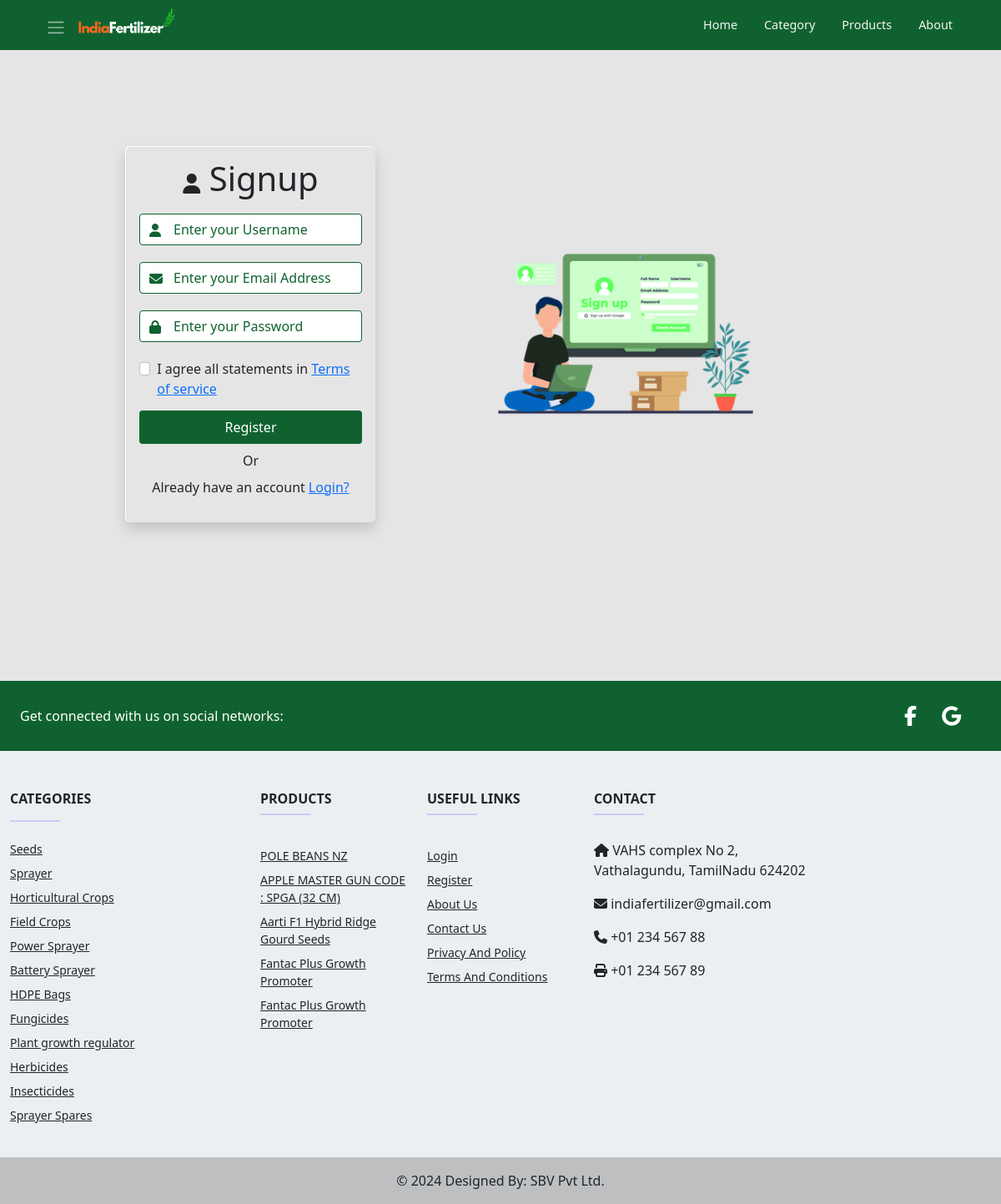
Screenshot of /auth/register with the database file from the repository.
### shop/models.py (models this page shows, shortened)
class Category(MPTTModel):
    name = models.CharField(max_length=255)
    image = models.ImageField(upload_to=getFilename)
    parent = TreeForeignKey('self', on_delete=models.CASCADE, null=True, blank=True, related_name='children')
    slug = models.SlugField()
    class MPTTMeta:
        order_insertion_by = ['name']

class Product(models.Model):
    UNIT_CHOICES = [
    ( 'KG', 'KiloGram' ),
    ( 'G', 'Gram' ),
    ( 'MG', 'MilliGram' ),
    ( 'ML', 'MilliLiter' ),
    ( 'L', 'Liter' ),
    ( 'KL', 'KiloLiter' ),
    ]
    name = models.CharField(max_length=255)
    description = models.TextField()
    image = models.ImageField(upload_to=getFilename)
    image1 =models.ImageField(upload_to=getFilename, null=True, blank=True)
    image2 = models.ImageField(upload_to=getFilename, null=True, blank=True)
    weight = models.IntegerField(default=0)
    unit_of_messure = models.CharField(max_length=20, choices=UNIT_CHOICES)
    category = models.ForeignKey(Category, on_delete=models.CASCADE)
    brand = models.ForeignKey(Brand, on_delete=models.CASCADE)
    is_show = models.BooleanField(default=True, help_text='0 = Not show, 1 = Default')
    is_trend = models.BooleanField(default=False, help_text='0 = Default, 1 = Trend')
    view_count = models.PositiveBigIntegerField(default=0, null=True, blank=True)
    stock_qty = models.IntegerField(default=0, blank=True)
    mrp_price = models.DecimalField(default=0.0, max_digits=10, decimal_places=2)
    selling_price =  models.DecimalField(default=0.0, max_digits=10, decimal_places=2, editable=False)
    discount_price = models.DecimalField(default=0.0, max_digits=10, decimal_places=2, editable=False)
    demo_url = models.URLField(null=True, blank=True)
    recommandation = models.TextField(null=True, blank=True)
    benifits_and_features = models.TextField(null=True, blank=True)
    discount_percentage = models.IntegerField(default=0)
    created_at = models.DateTimeField(auto_now_add=True)
    updated_at = models.DateTimeField(auto_now=True)
    slug = models.SlugField()

### authendicate/views.py (the view)
# urls.py: path('register', views.register,name='register'),
def register(request):
    context = views.get_context_data(request.user)
    if request.user.is_authenticated:
        return redirect('home')
    context['header'] = None
    form=RegisterForm()
    if request.method=="POST":
        form=RegisterForm(request.POST)
        if form.is_valid():
            form.save()
            messages.success(request, "Registration Successful")
            return redirect('login')
    context['form'] = form
    return render(request, "authendicate/register.html", context=context)

### authendicate/forms.py (shortened to what this page needs)
class RegisterForm(forms.ModelForm):
    username = forms.CharField(widget=forms.TextInput(attrs={
        'class': 'form-control',
        'placeholder': 'Enter your Username'
        }))
    email = forms.EmailField(widget=forms.EmailInput(attrs={
        'class': 'form-control',
        'placeholder': 'Enter your Email Address'
        }))
    password = forms.CharField(
        widget=forms.PasswordInput(attrs={
        'class': 'form-control',
        'placeholder': 'Enter your Password',
        }),
    )
    class Meta:
        model = User
        fields = [ 'username', 'email' ]

### shop/context_processors.py (called while the page is built)
def cart_count(request):
    if request.user.is_authenticated:
        cart_count = 0
    else:
        cart_count = 0
    return {'cart_count': cart_count}

def global_footer_context(request):
    category_list = Category.objects.all()
    return {'category_list': category_list}

def global_product_context(request):
    filtered_products = Product.objects.filter(is_show=1).order_by('?')[:5]
    cache.set('random_products', filtered_products, 300)
    return {'filtered_products': filtered_products}

### shop/views.py (called while the page is built)
def get_context_data(user=None):
    context = {
        'website_name' : 'indian fertilizer',
        'header' : True,
        'footer' : True,
        'cart_products' : None,
        'cart_count' : 0,
        'cart_product_slugs' : set()
    }
    if user.is_authenticated:
        cart_products = Cart.objects.filter(user=user)
        context['cart_products'] = cart_products
        context['cart_product_slugs'] = set(context['cart_products'].values_list('product__slug', flat=True))
        context['cart_count'] = cart_products.count()
    return context

### templates/authendicate/register.html (shortened to what this page needs)
{% extends 'layouts/main.html' %}
{% load static %}
{% block content %}
<main>
  <form name="signupForm" method="post"
        class="col-xl-3 col-lg-4 col-md-5 col-sm-6 col-12 signup-form shadow" novalidate>
        <h1> <i class="fa-solid fa-user fs-4"></i> Signup</h1>
        <div class="input-field">
          <i class="fas fa-user"></i>
          {{ form.username }}
        </div>
        <div class="input-field">
          <i class="fas fa-envelope"></i>
          {{ form.email }}
        </div>
        <div class="input-field">
          <i class="fas fa-lock"></i>
          {{ form.password }}
        </div>
        <div class="form-check d-flex justify-content-center">
          <input class="form-check-input me-2" type="checkbox" value="" id="termsCheckbox" />
          <label class="form-check-label" for="termsCheckbox">
              I agree all statements in <a href="#" data-bs-toggle="modal" data-bs-target="#staticBackdrop">Terms of
                service</a>
          </label>
        </div>
        <button type="submit" class="btn btn-success mt-1 w-100" id="reg-btn">Register</button>
        <p class="my-2">Or</p>
        <p>Already have an account<a href="{% url 'login' %}" class="ps-1">Login?</a></p>
    </form>
    <img src="{% static 'images/new-register.png' %}" alt="signup image..."
        class="login-img col-lg-7 col-md-6 d-none d-md-block">
</main>
{% endblock %}

### templates/inc/footer.html (shortened to what this page needs)
{% load static %}
<footer class=" text-lg-start text-dark mt-3" style="background-color: #eceff1">
  <section class="d-flex justify-content-between align-items-center p-4 footer-social ">
    <div class="me-5">
      <span class="text-white">Get connected with us on social networks:</span>
    </div>
    <div class="socio">
      <a href="#" class="text-white me-4 text-decoration-none">
        <i class="fab fa-facebook-f"></i>
      </a>
      <a href="#" class="text-white me-4 text-decoration-none">
        <i class="fab fa-google"></i>
      </a>
    </div>
  </section>
  <section class="section-links">
    <div class="container-fluid text-center text-md-start mt-5">
      <div class="row mt-3 text-center text-md-start">
        <div class="col-12 col-md-6 col-lg-3 mb-4">
          <h6 class="text-uppercase fw-bold text-align-center">Categories</h6>
          <hr class="mb-2 mt-0 d-inline-block mx-auto" style="width: 60px; background-color: #7c4dff; height: 2px" />
          <ul class="list-unstyled">
            {% for category in category_list %}
            <li class="my-2 align-items-center">
              <a href="{% url 'categories' category.slug %}" class="text-dark">{{category.name}}</a>
            </li>
            {% endfor %}
          </ul>
        </div>
        <div class="col-12 col-md-6 col-lg-2 mb-4">
          <h6 class="text-uppercase fw-bold">Products</h6>
          <hr class="mb-4 mt-0 d-inline-block mx-auto" style="width: 60px; background-color: #7c4dff; height: 2px" />
          <ul class="list-unstyled">
            {% for product in filtered_products %}
            <li class="my-2">
              <a href="{% url 'product_details' product.slug %}" class="text-dark">{{product.name}}</a>
            </li>
            {% endfor %}
          </ul>
        </div>
        <div class="col-12 col-md-6 col-lg-2 mb-4">
          <h6 class="text-uppercase fw-bold">Useful Links</h6>
          <hr class="mb-4 mt-0 d-inline-block mx-auto" style="width: 60px; background-color: #7c4dff; height: 2px" />
          <ul class="list-unstyled">
            {% if not user.is_authenticated %}
            <li class="my-2"><a href="{% url 'login' %}" class="text-dark">Login</a></li>
            <li class="my-2"><a href="{% url 'register' %}" class="text-dark">Register</a></li>
            {% endif %}
            <li class="my-2"><a href="{% url 'about' %}" class="text-dark">About Us</a></li>
            <li class="my-2"><a href="{% url 'help_us' %}" class="text-dark">Contact Us</a></li>
            <li class="my-2"><a href="{% url 'privacy_policy' %}" class="text-dark">Privacy And Policy</a></li>
            <li class="my-2"><a href="{% url 'terms_conditions' %}" class="text-dark">Terms And Conditions</a></li>
          </ul>
        </div>
        <div class="col-12 col-md-6 col-lg-3 mb-4">
          <h6 class="text-uppercase fw-bold">Contact</h6>
          <hr class="mb-4 mt-0 d-inline-block mx-auto" style="width: 60px; background-color: #7c4dff; height: 2px" />
          <p><i class="fas fa-home mr-3"></i> VAHS complex No 2, Vathalagundu, TamilNadu 624202</p>
          <p><i class="fas fa-envelope mr-3"></i> indiafertilizer@gmail.com</p>
          <p><i class="fas fa-phone mr-3"></i> +01 234 567 88</p>
          <p><i class="fas fa-print mr-3"></i> +01 234 567 89</p>
        </div>
      </div>
    </div>
  </section>
  <div class="text-center p-3" style="background-color: rgba(0, 0, 0, 0.2)">
    © 2024 Designed By: SBV Pvt Ltd.
  </div>
</footer>

### static/css/index.css (style rules this page uses)
* { padding: 0; margin: 0; box-sizing: border-box; }
:root { --bg-color: #e5e5e5; --primary-color: #0f622f; --secondary-color: #ff4c4c; --primary-font-color: whitesmoke; --secondary-font-color: #888; --width: 100px; --height: 120px; --quantity: 10; }
body { background-color: var(--bg-color); }
.btn-success { background-color: var(--primary-color); border: 2px solid var(--primary-color); }
ul { font-size: 0.9em; }

### templates/layouts/main.html (style rules this page uses)
body { user-select: none; }

### templates/authendicate/register.html (style rules this page uses)
.form-control { padding-left: 40px; border: 1px solid var(--primary-color); margin: 10px 0; }
.form-check { margin: 10px 0; }
.form-control::placeholder { color: var(--primary-color); }
.input-field { width: 100%; position: relative; }
.input-field>i { position: absolute; top: 22px; left: 12px; color: var(--primary-color); }
main { height: 100vh; display: flex; align-items: center; justify-content: center; }
.login-img { width: 600px; height: 400px; object-fit: contain; }
.signup-form { display: flex; flex-direction: column; justify-content: center; align-items: center; padding: 14px 16px; border-top: 1px solid white ; border-left: 1px solid white; border-radius: 6px; }

### templates/inc/footer.html (style rules this page uses)
.footer-social { background-color: var(--primary-color); }
.section-links li { list-style: none; cursor: pointer; font-weight: 500; font-size: 14px; }
.footer-social a { font-size: 1.5rem; transition: color 0.3s ease-in-out; }

### rows the page displays
Category: name "Seeds"
Category: name "Sprayer"
Category: name "Horticultural Crops"
Category: name "Field Crops"
Category: name "Power Sprayer"
Category: name "Battery Sprayer"
Category: name "HDPE Bags"
Category: name "Fungicides"
Category: name "Plant growth regulator"
Category: name "Herbicides"
Category: name "Insecticides"
Category: name "Sprayer Spares"
Product: name "POLE BEANS NZ"
Product: name "APPLE MASTER GUN CODE : SPGA (32 CM)"
Product: name "Aarti F1 Hybrid Ridge Gourd Seeds"
Product: name "Fantac Plus Growth Promoter"
Product: name "Fantac Plus Growth Promoter"
